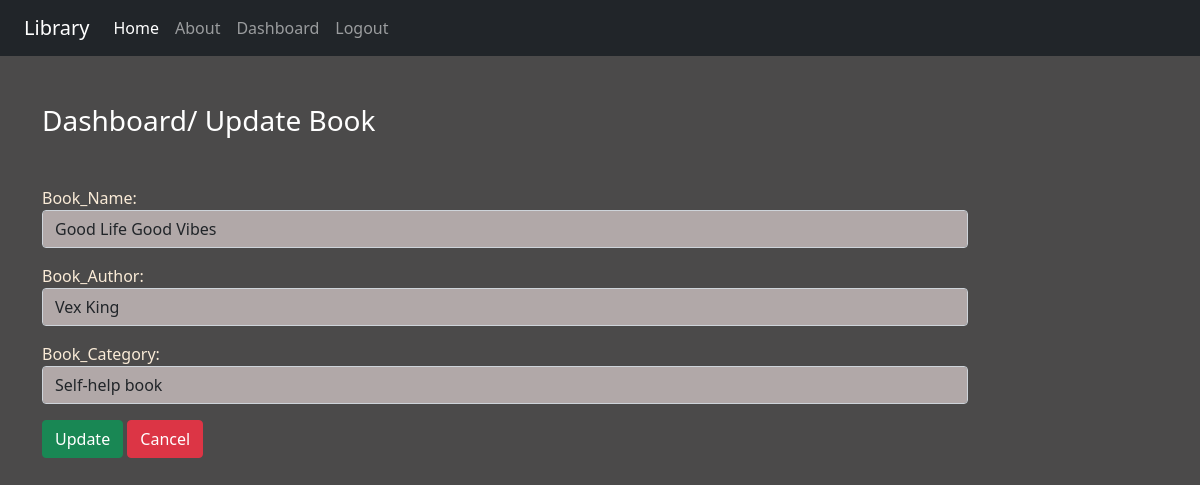
The page /updatebook/1/ (signed in) on the database its author committed.
### book/models.py (models this page shows)
class Book(models.Model):
    book_name=models.CharField(max_length=100)
    book_author=models.CharField(max_length=100)
    book_category=models.CharField(max_length=100)

### book/views.py (the view)
# urls.py: path('updatebook/<int:id>/', views.update_book, name='updatebook'),
def update_book(request, id):
    if request.user.is_authenticated:
        if request.method == 'POST':
            pi = Book.objects.get(pk=id)
            form = PostForm(request.POST, instance=pi)
            if form.is_valid():
                form.save()
        else:
            pi = Book.objects.get(pk=id)
            form = PostForm(instance=pi)
        return render(request, 'book/updatebook.html', {'form':form})
    else:
        return HttpResponseRedirect('/login/')

### book/forms.py
class PostForm(forms.ModelForm):
    class Meta:
        model = Book
        fields = ['book_name','book_author','book_category']
        labels = {'book_name':'Book_Name','book_author':'Book_Author','book_category':'Book_Category'}
        widgets = {'book_name':forms.TextInput(attrs={'class':'form-control'}),
        'book_author':forms.TextInput(attrs={'class':'form-control'}),
        'book_category':forms.TextInput(attrs={'class':'form-control'}),}

### book/templates/book/updatebook.html (shortened to what this page needs)
{% extends 'book/base.html' %}
{% load static %}
{% block content %}
<div class="col-sm-10">
    <h3 class="text-white my-5">Dashboard/ Update Book</h3>
    <form action="" method="post" novalidate>
        {{form.as_p}}
        <input type="submit" value="Update" class="btn btn-success">
        <a href="{% url 'dashboard' %}" class="btn btn-danger">Cancel</a>
    </form>
</div>
{% endblock content %}

### book/static/book/css/style.css (style rules this page uses)
body { background-color: rgb(75, 74, 74); color: antiquewhite; }
.form-control, .form-control:focus { background-color: rgb(177, 168,168); }

### rows shown on the page
Book: book_name "Good Life Good Vibes", book_author "Vex King", book_category "Self-help book"
